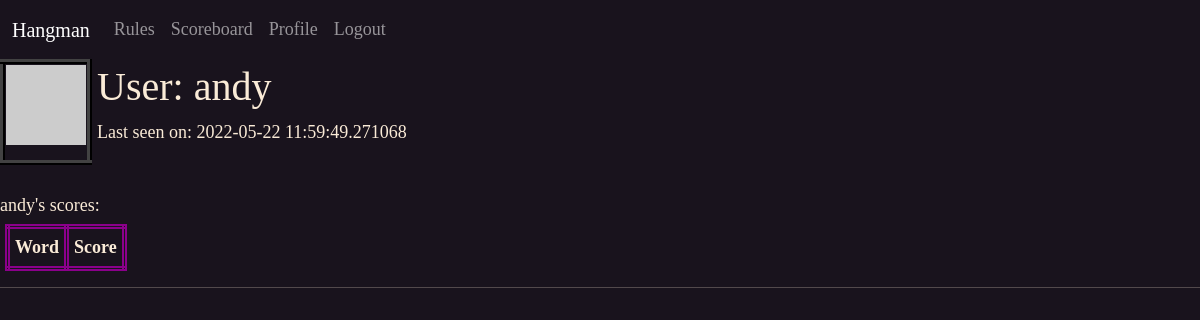
/user/andy (signed in), run on an earlier commit of the app's database.
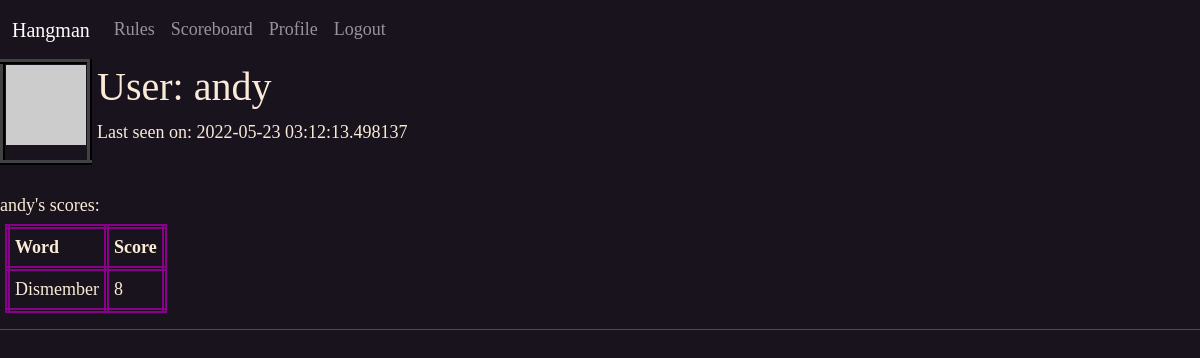
And on a later commit of the database.
### app/models.py (models this page shows, shortened)
class User(UserMixin, db.Model):
    id = db.Column(db.Integer, primary_key=True)
    email = db.Column(db.String(60), index=True, unique=True)
    username = db.Column(db.String(60), index=True, unique=True)
    password_hash = db.Column(db.String(128))
    last_seen = db.Column(db.DateTime, default=datetime.utcnow())
    def avatar(self, size):
        digest = md5('hangguest@protonmail.com'.lower().encode('utf-8')).hexdigest()
        return 'https://www.gravatar.com/avatar/{}?d=retro&s={}'.format(digest,size)

class Words(db.Model):
    id = db.Column(db.Integer, primary_key=True)
    word = db.Column(db.String(60), index=True, unique=True)
    definition = db.Column(db.String(60), index=True, unique=True)

### app/routes.py (the view)
@app.route('/user/<username>')
@login_required
def user(username):
    user = User.query.filter_by(username=username).first_or_404()
    dict = {}
    for score in Scores.query.filter_by(user_id=current_user.id).all():
        dict[f"{Words.query.get(score.word_id).word}"] = f"{score.number_of_guesses}"
    return render_template('user.html', user=user, dict=dict)

### app/models.py (called while the page is built)
@login.user_loader
def load_user(id):
    return User.query.get(int(id))

### app/routes.py (called while the page is built)
@app.before_request
def before_request():
    if current_user.is_authenticated:
        current_user.last_seen = datetime.utcnow()
        db.session.commit()

### app/templates/user.html (shortened to what this page needs)
{% extends "base.html" %}
{% block content %}
<table>
    <tr valign="top">
        <td id="profilePic"><img src="{{ user.avatar(128) }}"></td>
        <td style="padding-left:5px;">
            <h1>User: {{ user.username }}</h1>
            {% if user.last_seen %}
                <p>Last seen on: {{ user.last_seen }}</p>
                {% endif %}
        </td>
    </tr>
</table><br>
{{ user.username }}'s scores:
<table id="stats">
    <tr>
        <th style="border: 5px double darkmagenta; padding: 5px;">Word</th>
        <th style="border: 5px double darkmagenta; padding: 5px;">Score</th>
    </tr>
    {% for key,value in dict.items() %}
    <tr>
        <td style="border: 5px double darkmagenta; padding: 5px;">{{key}}</td>
        <td style="border: 5px double darkmagenta; padding: 5px;">{{value}}</td>
    </tr>
    {% endfor %}
</table>
{% endblock %}

### app/templates/base.html (shortened to what this page needs)
<!DOCTYPE html>
<html>
<head>
    <link href="https://cdn.jsdelivr.net/npm/bootstrap@5.1.3/dist/css/bootstrap.min.css" rel="stylesheet"
>
</head>
<body>
    <nav class="navbar navbar-expand-sm navbar-dark sticky-top">
        <div class="container-fluid">
            <a class="navbar-brand" href="{{ url_for('hangman') }}">Hangman</a>
            <div class="collapse navbar-collapse" id="navbarSupportedContent">
                <ul class="navbar-nav me-auto mb-2 mb-lg-0">
                    <li class="nav-item">
                        <a class="nav-link" id="rules" style="cursor: pointer;">Rules</a>
                    </li>
                    <li class="nav-item">
                        <a class="nav-link" href="{{ url_for('scoreboard') }}">Scoreboard</a>
                    </li>
                    {% if current_user.is_anonymous %}
                    <li class="nav-item">
                        <a class="nav-link" href="{{ url_for('login') }}">Login</a>
                    </li>
                    {% else %}
                    <li class="nav-item">
                        <a class="nav-link" href="{{ url_for('user', username=current_user.username) }}">Profile</a>
                    </li>
                    <li class="nav-item">
                        <a class="nav-link" href="{{ url_for('logout') }}">Logout</a>
                    </li>
                    {% endif %}
                </ul>
            </div>
        </div>
    </nav>
    {%block content%}
    {%endblock%}
    <hr>
</body>
<link rel="stylesheet" href="{{url_for('static', filename='Hangman.css')}} ">
</html>

### app/static/Hangman.css (style rules this page uses)
body { background-color: rgb(25, 19, 29); color: antiquewhite; font-family: cursive, Garamond, serif; font-size: large; }
#stats { border: 2px groove whitesmoke; position: relative; margin:5px; }
#profilePic { border: 5px ridge rgb(66, 66, 66); }

What changed in the data, as far as the page shows it:
changed User "andy": last_seen "2022-05-22 11:59:49.271068" → "2022-05-23 03:12:13.498137"
now on this page (row unchanged): Words: word "Dismember", value "8"
